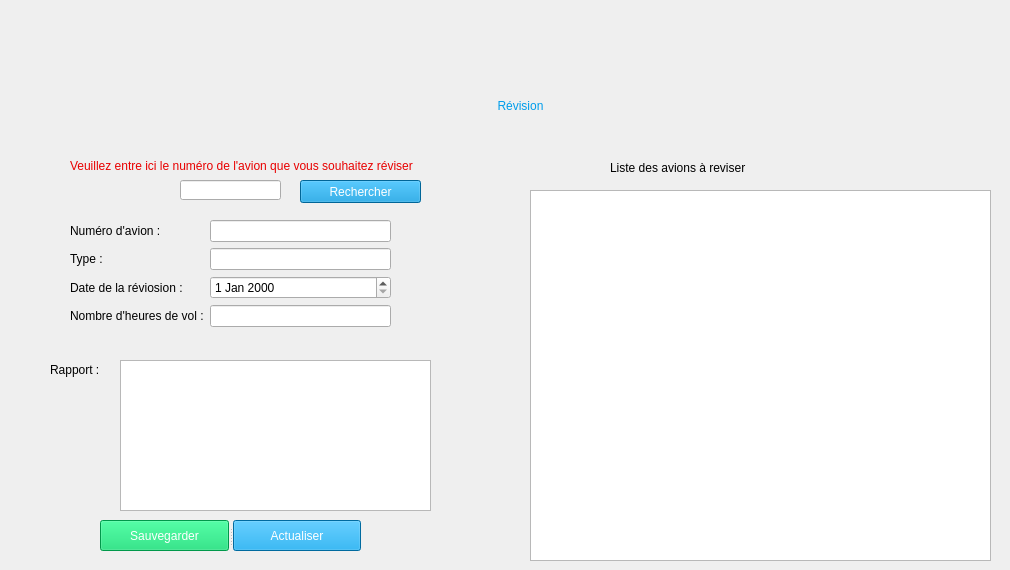
    <widget class="QWidget" name="page">
     <widget class="QLabel" name="label_7">
      <property name="geometry">
       <rect>
        <x>450</x>
        <y>90</y>
        <width>141</width>
        <height>31</height>
       </rect>
      </property>
      <property name="styleSheet">
       <string notr="true">font: 20pt &quot;Arial Rounded MT Bold&quot;;
color: rgb(0, 157, 235);</string>
      </property>
      <property name="text">
       <string>Révision</string>
      </property>
      <property name="alignment">
       <set>Qt::AlignCenter</set>
      </property>
     </widget>
     <widget class="QLabel" name="label_10">
      <property name="geometry">
       <rect>
        <x>50</x>
        <y>360</y>
        <width>61</width>
        <height>20</height>
       </rect>
      </property>
      <property name="styleSheet">
       <string notr="true">font: 12pt &quot;Calibri&quot;;</string>
      </property>
      <property name="text">
       <string>Rapport :</string>
      </property>
     </widget>
     <widget class="QTextEdit" name="texteRev">
      <property name="geometry">
       <rect>
        <x>120</x>
        <y>360</y>
        <width>311</width>
        <height>151</height>
       </rect>
      </property>
      <property name="styleSheet">
       <string notr="true">font: 12pt &quot;Calibri&quot;;</string>
      </property>
     </widget>
     <widget class="QLabel" name="label_13">
      <property name="geometry">
       <rect>
        <x>610</x>
        <y>160</y>
        <width>221</width>
        <height>16</height>
       </rect>
      </property>
      <property name="styleSheet">
       <string notr="true">font: 14pt &quot;Calibri&quot;;</string>
      </property>
      <property name="text">
       <string>Liste des avions à reviser</string>
      </property>
     </widget>
     <widget class="QTableView" name="listeAvRev">
      <property name="geometry">
       <rect>
        <x>530</x>
        <y>190</y>
        <width>461</width>
        <height>371</height>
       </rect>
      </property>
      <property name="styleSheet">
       <string notr="true">font: 12pt &quot;Calibri&quot;;</string>
      </property>
     </widget>
     <widget class="QPushButton" name="searchAvionRev">
      <property name="geometry">
       <rect>
        <x>300</x>
        <y>180</y>
        <width>121</width>
        <height>23</height>
       </rect>
      </property>
      <property name="sizePolicy">
       <sizepolicy hsizetype="Fixed" vsizetype="Fixed">
        <horstretch>0</horstretch>
        <verstretch>0</verstretch>
       </sizepolicy>
      </property>
      <property name="cursor">
       <cursorShape>PointingHandCursor</cursorShape>
      </property>
      <property name="styleSheet">
       <string notr="true">font: 10pt &quot;Arial Rounded MT Bold&quot;;
color: rgb(255, 255, 255);
background-color: rgb(0, 141, 211);</string>
      </property>
      <property name="text">
       <string>Rechercher</string>
      </property>
      <property name="icon">
       <iconset>
        <normaloff>../image/chercher.png</normaloff>../image/chercher.png</iconset>
      </property>
      <property name="iconSize">
       <size>
        <width>15</width>
        <height>15</height>
       </size>
      </property>
     </widget>
     <widget class="QLineEdit" name="searchAvionRev_txt">
      <property name="geometry">
       <rect>
        <x>180</x>
        <y>180</y>
        <width>101</width>
        <height>20</height>
       </rect>
      </property>
      <property name="styleSheet">
       <string notr="true">font: 12pt &quot;Calibri&quot;;</string>
      </property>
     </widget>
     <widget class="QPushButton" name="pushButton_3">
      <property name="geometry">
       <rect>
        <x>40</x>
        <y>10</y>
        <width>51</width>
        <height>41</height>
       </rect>
      </property>
      <property name="cursor">
       <cursorShape>PointingHandCursor</cursorShape>
      </property>
      <property name="styleSheet">
       <string notr="true">border:none;</string>
      </property>
      <property name="text">
       <string/>
      </property>
      <property name="icon">
       <iconset>
        <normaloff>../image/previous.png</normaloff>../image/previous.png</iconset>
      </property>
      <property name="iconSize">
       <size>
        <width>40</width>
        <height>40</height>
       </size>
      </property>
     </widget>
     <widget class="QPushButton" name="pushButton_4">
      <property name="geometry">
       <rect>
        <x>960</x>
        <y>10</y>
        <width>41</width>
        <height>31</height>
       </rect>
      </property>
      <property name="cursor">
       <cursorShape>PointingHandCursor</cursorShape>
      </property>
      <property name="styleSheet">
       <string notr="true">border:none;</string>
      </property>
      <property name="text">
       <string/>
      </property>
      <property name="icon">
       <iconset>
        <normaloff>../image/page-daccueil.png</normaloff>../image/page-daccueil.png</iconset>
      </property>
      <property name="iconSize">
       <size>
        <width>40</width>
        <height>40</height>
       </size>
      </property>
     </widget>
     <widget class="QPushButton" name="pushButton_5">
      <property name="geometry">
       <rect>
        <x>930</x>
        <y>130</y>
        <width>51</width>
        <height>61</height>
       </rect>
      </property>
      <property name="cursor">
       <cursorShape>PointingHandCursor</cursorShape>
      </property>
      <property name="styleSheet">
       <string notr="true">border:none;</string>
      </property>
      <property name="text">
       <string/>
      </property>
      <property name="icon">
       <iconset>
        <normaloff>../image/transaction.png</normaloff>../image/transaction.png</iconset>
      </property>
      <property name="iconSize">
       <size>
        <width>50</width>
        <height>50</height>
       </size>
      </property>
     </widget>
     <widget class="QLabel" name="label_14">
      <property name="geometry">
       <rect>
        <x>70</x>
        <y>150</y>
        <width>431</width>
        <height>31</height>
       </rect>
      </property>
      <property name="styleSheet">
       <string notr="true">font: 12pt &quot;Calibri&quot;;
color: rgb(232, 0, 0);</string>
      </property>
      <property name="text">
       <string>Veuillez entre ici le numéro de l'avion que vous souhaitez réviser</string>
      </property>
     </widget>
     <widget class="QLabel" name="label_49">
      <property name="geometry">
       <rect>
        <x>470</x>
        <y>20</y>
        <width>101</width>
        <height>71</height>
       </rect>
      </property>
      <property name="text">
       <string/>
      </property>
      <property name="pixmap">
       <pixmap>../image/settings.png</pixmap>
      </property>
      <property name="scaledContents">
       <bool>true</bool>
      </property>
     </widget>
     <widget class="QWidget" name="layoutWidget">
      <property name="geometry">
       <rect>
        <x>70</x>
        <y>220</y>
        <width>321</width>
        <height>120</height>
       </rect>
      </property>
      <layout class="QFormLayout" name="formLayout">
       <item row="0" column="0">
        <widget class="QLabel" name="label_9">
         <property name="styleSheet">
          <string notr="true">font: 12pt &quot;Calibri&quot;;
</string>
         </property>
         <property name="text">
          <string>Numéro d'avion :</string>
         </property>
        </widget>
       </item>
       <item row="0" column="1">
        <widget class="QLineEdit" name="numAvRev">
         <property name="styleSheet">
          <string notr="true">font: 12pt &quot;Calibri&quot;;</string>
         </property>
        </widget>
       </item>
       <item row="1" column="0">
        <widget class="QLabel" name="label_8">
         <property name="styleSheet">
          <string notr="true">font: 12pt &quot;Calibri&quot;;</string>
         </property>
         <property name="text">
          <string>Type :</string>
         </property>
        </widget>
       </item>
       <item row="1" column="1">
        <widget class="QLineEdit" name="TypAvRev">
         <property name="styleSheet">
          <string notr="true">font: 12pt &quot;Calibri&quot;;</string>
         </property>
        </widget>
       </item>
       <item row="2" column="0">
        <widget class="QLabel" name="label_11">
         <property name="styleSheet">
          <string notr="true">font: 12pt &quot;Calibri&quot;;</string>
         </property>
         <property name="text">
          <string>Date de la réviosion :</string>
         </property>
        </widget>
       </item>
       <item row="2" column="1">
        <widget class="QDateEdit" name="dateRev">
         <property name="styleSheet">
          <string notr="true">font: 12pt &quot;Calibri&quot;;</string>
         </property>
        </widget>
       </item>
       <item row="3" column="0">
        <widget class="QLabel" name="label_12">
         <property name="styleSheet">
          <string notr="true">font: 12pt &quot;Calibri&quot;;</string>
         </property>
         <property name="text">
          <string>Nombre d'heures de vol :</string>
         </property>
        </widget>
       </item>
       <item row="3" column="1">
        <widget class="QLineEdit" name="nbrH">
         <property name="styleSheet">
          <string notr="true">font: 12pt &quot;Calibri&quot;;</string>
         </property>
        </widget>
       </item>
      </layout>
     </widget>
     <widget class="QSplitter" name="splitter_4">
      <property name="geometry">
       <rect>
        <x>100</x>
        <y>520</y>
        <width>261</width>
        <height>31</height>
       </rect>
      </property>
      <property name="orientation">
       <enum>Qt::Horizontal</enum>
      </property>
      <widget class="QPushButton" name="saveRev">
       <property name="sizePolicy">
        <sizepolicy hsizetype="Fixed" vsizetype="Fixed">
         <horstretch>0</horstretch>
         <verstretch>0</verstretch>
        </sizepolicy>
       </property>
       <property name="cursor">
        <cursorShape>PointingHandCursor</cursorShape>
       </property>
       <property name="styleSheet">
        <string notr="true">font: 10pt &quot;Arial Rounded MT Bold&quot;;
background-color: rgb(0, 213, 103);
color: rgb(255, 255, 255);</string>
       </property>
       <property name="text">
        <string>Sauvegarder</string>
       </property>
       <property name="icon">
        <iconset>
         <normaloff>../image/enregistrer-le-fichier.png</normaloff>../image/enregistrer-le-fichier.png</iconset>
       </property>
      </widget>
      <widget class="QPushButton" name="actualiserRev">
       <property name="sizePolicy">
        <sizepolicy hsizetype="Fixed" vsizetype="Fixed">
         <horstretch>0</horstretch>
         <verstretch>0</verstretch>
        </sizepolicy>
       </property>
       <property name="cursor">
        <cursorShape>PointingHandCursor</cursorShape>
       </property>
       <property name="styleSheet">
        <string notr="true">font: 10pt &quot;Arial Rounded MT Bold&quot;;
background-color: rgb(0, 149, 223);
color: rgb(255, 255, 255);</string>
       </property>
       <property name="text">
        <string>Actualiser</string>
       </property>
       <property name="icon">
        <iconset>
         <normaloff>../image/refresh.png</normaloff>../image/refresh.png</iconset>
       </property>
      </widget>
     </widget>
     <zorder>layoutWidget</zorder>
     <zorder>splitter_4</zorder>
     <zorder>label_7</zorder>
     <zorder>label_10</zorder>
     <zorder>texteRev</zorder>
     <zorder>label_13</zorder>
     <zorder>listeAvRev</zorder>
     <zorder>searchAvionRev</zorder>
     <zorder>searchAvionRev_txt</zorder>
     <zorder>pushButton_3</zorder>
     <zorder>pushButton_4</zorder>
     <zorder>pushButton_5</zorder>
     <zorder>label_14</zorder>
     <zorder>label_49</zorder>
    </widget>
